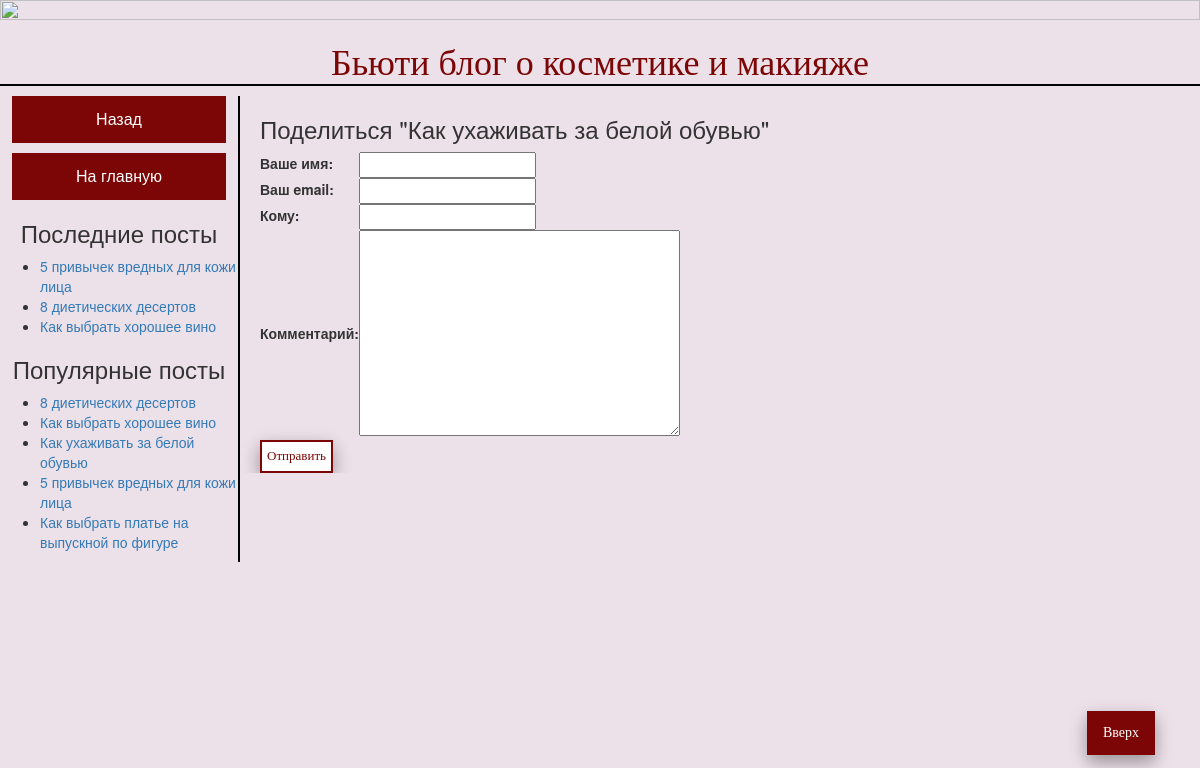
Screenshot of /blog/13/share/ with the database file from the repository.
### blog/models.py (models this page shows, shortened)
class Post(models.Model):
    STATUS_CHOICES = (
        ('draft', 'Draft'),
        ('published', 'Published'),
    )
    title = models.CharField(max_length=250) #заголовок поста
    slug = models.SlugField(max_length=250, #URL
                            unique_for_date='publish')
    author = models.ForeignKey(User, #автор поста
                               on_delete=models.CASCADE, #если удаляется пльзователь, то и его посты
                               related_name='blog_posts')
    body = tinymce_model.HTMLField() #тело поста
    publish = models.DateTimeField(default=timezone.now) #дата публикации
    created = models.DateTimeField(auto_now_add=True) #дата создания
    updated = models.DateTimeField(auto_now=True) #дата обновления
    status = models.CharField(max_length=10, #статус поста
                              choices=STATUS_CHOICES,
                              default='draft')
    objects = models.Manager()  # Менеджер по умолчанию
    published = PublishedManager()  # Собственный менеджер
    tags = TaggableManager()
    class Meta:
        ordering = ('-publish',) #сортировка постов от новых к старым
    def get_absolute_url(self):
        return reverse('blog:post_detail',
		       args=[self.publish.year,
		       self.publish.month,
		       self.publish.day,
		       self.slug])

### blog/views.py (the view)
# urls.py: path('<int:post_id>/share/', views.post_share, name='post_share'),
def post_share(request, post_id):
    post = get_object_or_404(Post, id=post_id, status='published')
    sent = False
    if request.method == 'POST':
        form = EmailPostForm(request.POST)
        if form.is_valid():
            cd = form.cleaned_data
            post_url = request.build_absolute_uri(post.get_absolute_url())
            subject = '{} ({}) рекомендует Вам прочитать " {}"'.format(cd['name'], cd['email'], post.title)
            message = 'Читай пост "{}" по ссылке {}\n\n{}\' Примечание: {}'.format(post.title, post_url, cd['name'], cd['comments'])
            send_mail(subject, message, 'admin@myblog.com', [cd['to']])
            sent = True
    else:
        form = EmailPostForm()
    return render(request, 'blog/post/share.html', {'post': post,
                            'form': form,
                            'sent': sent})

### blog/forms.py
class EmailPostForm(forms.Form):
    name = forms.CharField(label= 'Ваше имя', max_length=25)
    email = forms.EmailField(label= 'Ваш email')
    to = forms.EmailField(label= 'Кому', )
    comments = forms.CharField(label= 'Комментарий', required=False,
			       widget=forms.Textarea)

### blog/models.py (called while the page is built)
    def get_queryset(self):
        return super(PublishedManager,
		     self).get_queryset().filter(status='published')

### blog/templatetags/blog_tags.py (called while the page is built)
@register.inclusion_tag('blog/post/latest_posts.html')
def show_latest_posts(count=5):
    latest_posts = Post.published.order_by('-publish')[:count]
    return {'latest_posts': latest_posts}

@register.simple_tag
def get_most_commented_posts(count=5):
    return Post.published.annotate(total_comments=Count('comments')).order_by('-total_comments')[:count]

### blog/templates/blog/post/share.html (shortened to what this page needs)
{% extends "blog/base.html" %}
{% block content %}
  {% if sent %}
    <h3>Пост был отправлен</h3>
    <p>
      "{{ post.title }}" был отправлен {{ form.cleaned_data.to }}.
    </p>
  {% else %}
    <h3>Поделиться "{{ post.title }}"</h3>
    <div class="email"> <form action="." method="post">
     <table> {{ form.as_table }}  </table>
      <input type="submit" class="otp" value="Отправить">
    </form>  </div>
  {% endif %}
    <a href="#" title="Вернуться к началу страницы" class="topNubex">Вверх</a>
{% endblock %}
{% block sidebar %}
  <p><input type="button" class="btn1" onclick="history.back();" value="Назад"/></p>
  <p><input type="button" class="btn2" onclick="location.href = 'http://127.0.0.1:8000/blog/'" value="На главную"/></p>
{% endblock %}

### blog/templates/blog/base.html (shortened to what this page needs)
{% load blog_tags %}
{% load static %}
<!DOCTYPE html>
<html>
<head>
	<link rel="stylesheet" href="//maxcdn.bootstrapcdn.com/bootstrap/3.2.0/css/bootstrap.min.css">
	<link rel="stylesheet" href="//maxcdn.bootstrapcdn.com/bootstrap/3.2.0/css/bootstrap-theme.min.css">
	<link rel="stylesheet" href="{% static 'css/blog.css' %}">
</head>
<body>
	<div id="title">
		<figure>
		<img src="https://sun9-65.userapi.com/c854220/v854220717/1d12ab/2UJ8FCWSQ1k.jpg">
		</figure>
 		<h1>Бьюти блог о косметике и макияже</h1>
    </div>
	<div id="content">
		{% block content %}
		{% endblock %}
    </div>
	<div id="sidebar">
	 	{% block sidebar %}
		{% endblock %}
		<div class="menu">
	 		<h3>Последние посты</h3></div>
			{% show_latest_posts 3 %}
			<div class="menu1"><h3>Популярные посты</h3></div>
			{% get_most_commented_posts as most_commented_posts %}
			<ul>
    			{% for post in most_commented_posts %}
        		<li>
            		<a href="{{ post.get_absolute_url }}">{{ post.title }}</a>
       			 </li>
   				{% endfor %}
			</ul>
	</div>
</body>
</html>

### blog/templates/blog/post/latest_posts.html
<ul>
    {% for post in latest_posts %}
        <li>
            <a href="{{ post.get_absolute_url }}">{{ post.title }}</a>
        </li>
    {% endfor %}
</ul>

### blog/static/css/blog.css (style rules this page uses)
html { background-color: #EDE1E9; }
h1 { font-family: 'Lobster', cursive; color: #7C0505; text-align: center; border-bottom: 2px solid black; background-color: #EDE1E9; }
#title { background-color: #EDE1E9; }
.btn1, .btn2 { background-color: #7C0505; border: none; color: white; padding: 12px 16px; font-size: 16px; cursor: pointer; width: 90%; display: block; margin-left: auto; margin-right: auto; }
.btn3, .otp { border: 2px solid #7C0505; color: #7C0505; padding: 5px 5px; font-size: 13px; cursor: pointer; box-shadow: 0 8px 16px 0 rgba(0,0,0,0.2), 0 6px 20px 0 rgba(0,0,0,0.19); background-color: white; font-family:verdana; }
.menu, .menu1 { text-align: center; }
.topNubex { position: fixed; right: 45px; bottom: 45px; background-color: #7C0505; color: white; padding: 12px 16px; cursor: pointer; border: none; font-family:verdana; box-shadow: 0 8px 16px 0 rgba(0,0,0,0.2), 0 6px 20px 0 rgba(0,0,0,0.19); }
img { width: 100%; height: 10%; }
#content { background-color: #EDE1E9; float: right; overflow: hidden; width: 80%; padding: 0px 20px 0; height: 100%; }
#sidebar { background-color: #EDE1E9; float: left; width: 20%; height: 100%; border-right: 2px double black ; }

### rows the page displays
Post: title "Как ухаживать за белой обувью"
Post: title "5 привычек вредных для кожи лица"
Post: title "8 диетических десертов"
Post: title "Как выбрать хорошее вино"
Post: title "Как выбрать платье на выпускной по фигуре"
